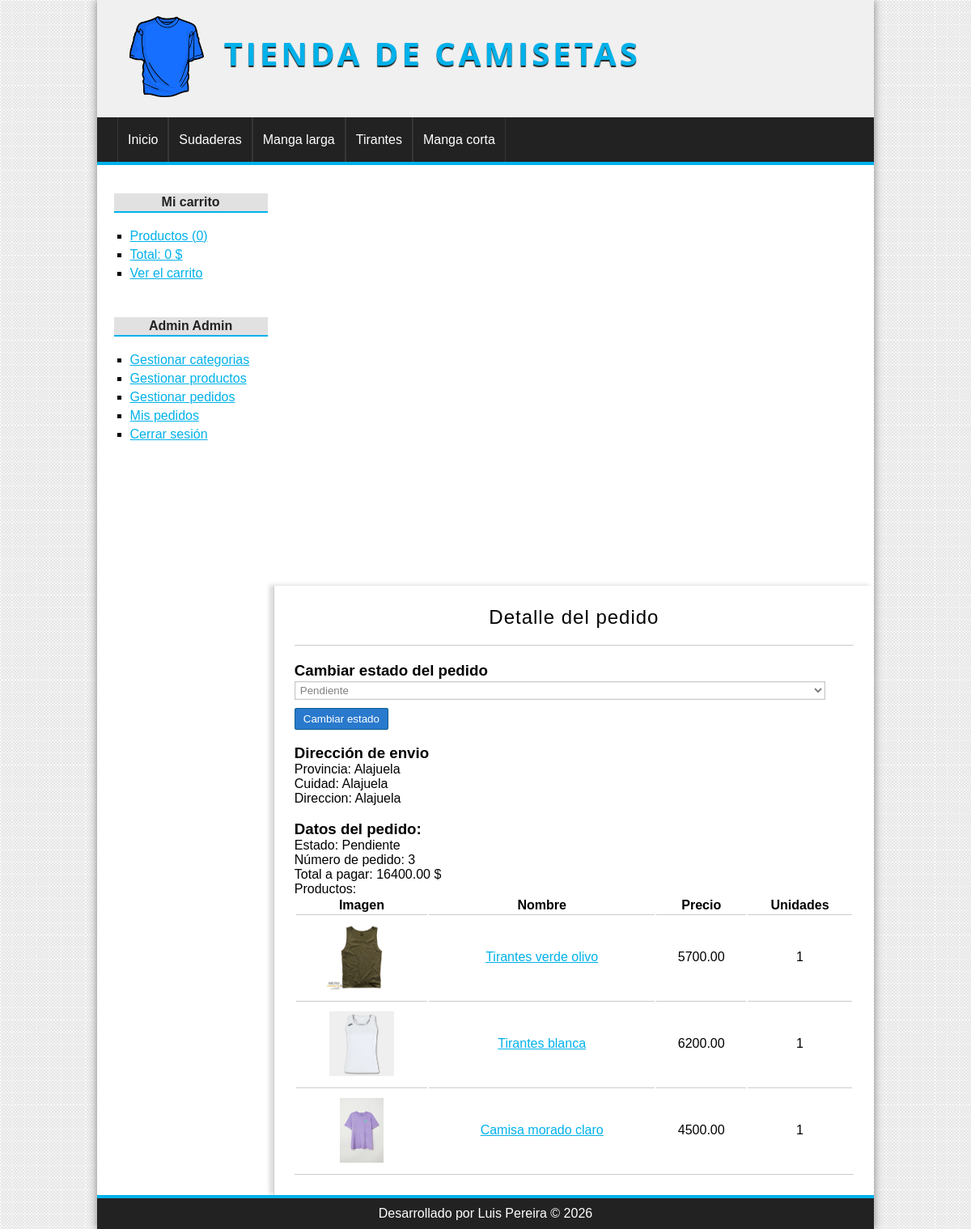
/pedido/detalle&id=3 (signed in), run on the app's committed database.
### tables this page shows
CREATE TABLE IF NOT EXISTS `categorias` (
  `id` int NOT NULL AUTO_INCREMENT,
  `nombre` varchar(100) NOT NULL,
  PRIMARY KEY (`id`)
);

CREATE TABLE IF NOT EXISTS `pedidos` (
  `id` int NOT NULL AUTO_INCREMENT,
  `usuario_id` int NOT NULL,
  `provincia` varchar(100) NOT NULL,
  `localidad` varchar(100) NOT NULL,
  `direccion` varchar(255) NOT NULL,
  `coste` float(200,2) NOT NULL,
  `estado` varchar(20) NOT NULL,
  `fecha` date DEFAULT NULL,
  `hora` time DEFAULT NULL,
  PRIMARY KEY (`id`),
  KEY `fk_pedido_usuario` (`usuario_id`)
);

CREATE TABLE IF NOT EXISTS `lineas_pedidos` (
  `id` int NOT NULL AUTO_INCREMENT,
  `pedido_id` int NOT NULL,
  `producto_id` int NOT NULL,
  `unidades` int NOT NULL,
  PRIMARY KEY (`id`),
  KEY `fk_linea_pedido` (`pedido_id`),
  KEY `fk_linea_producto` (`producto_id`)
);

CREATE TABLE IF NOT EXISTS `productos` (
  `id` int NOT NULL AUTO_INCREMENT,
  `categoria_id` int NOT NULL,
  `nombre` varchar(100) NOT NULL,
  `descripcion` text,
  `precio` float(100,2) NOT NULL,
  `stock` int NOT NULL,
  `oferta` varchar(2) DEFAULT NULL,
  `fecha` date NOT NULL,
  `imagen` varchar(255) DEFAULT NULL,
  PRIMARY KEY (`id`),
  KEY `fk_producto_categoria` (`categoria_id`)
);

### config/db.php (called while the page is built, shortened)
<?php
class Database{
	public static function connect(){
		$config = [
			'host' => 'localhost',
			'user' => 'root',
			'pass' => '',
			'name' => 'tienda_master'
		];
		$db = new mysqli($config['host'], $config['user'], $config['pass'], $config['name']);
		$db->query("SET NAMES 'utf8'");
		return $db;
	}
}

### helpers/utils.php (called while the page is built, shortened)
<?php
class Utils{
	public static function showCategorias(){
		require_once 'models/categoria.php';
		$categoria = new Categoria();
		$categorias = $categoria->getAll();
		return $categorias;
	}
	public static function showStatus($status){
		$value = 'Pendiente';
		if($status == 'confirm'){
			$value = 'Pendiente';
		}elseif($status == 'preparation'){
			$value = 'En preparación';
		}elseif($status == 'ready'){
			$value = 'Preparado para enviar';
		}elseif($status = 'sended'){
			$value = 'Enviado';
		}
		return $value;
	}
}

### models/categoria.php (called while the page is built, shortened)
<?php
class Categoria{
	private $db;
	public function __construct() {
		$this->db = Database::connect();
	}
	public function getAll(){
		$categorias = $this->db->query("SELECT * FROM categorias ORDER BY id DESC;");
		return $categorias;
	}
}

### models/pedido.php (called while the page is built, shortened)
<?php
class Pedido{
	private $id;
	private $db;
	public function __construct() {
		$this->db = Database::connect();
	}
	function getId() {
		return $this->id;
	}
	function setId($id) {
		$this->id = $id;
	}
	public function getOne(){
		$producto = $this->db->query("SELECT * FROM pedidos WHERE id = {$this->getId()}");
		return $producto->fetch_object();
	}
	public function getProductosByPedido($id){
		$sql = "SELECT pr.*, lp.unidades FROM productos pr "
				. "INNER JOIN lineas_pedidos lp ON pr.id = lp.producto_id "
				. "WHERE lp.pedido_id={$id}";
		$productos = $this->db->query($sql);
		return $productos;
	}
}

### views/pedido/detalle.php (the view, shortened to what this page needs)
<h1>Detalle del pedido</h1>
<?php if (isset($pedido)): ?>
		<?php if(isset($_SESSION['admin'])): ?>
			<h3>Cambiar estado del pedido</h3>
			<form action="<?=base_url?>pedido/estado" method="POST">
				<select name="estado">
					<option value="confirm" <?=$pedido->estado == "confirm" ? 'selected' : '';?>>Pendiente</option>
				</select>
				<input type="submit" value="Cambiar estado" />
			</form>
			<br/>
		<?php endif; ?>
		<h3>Dirección de envio</h3>
		Provincia: <?= $pedido->provincia ?>   <br/>
		Cuidad: <?= $pedido->localidad ?> <br/>
		Direccion: <?= $pedido->direccion ?>   <br/><br/>
		<h3>Datos del pedido:</h3>
		Estado: <?=Utils::showStatus($pedido->estado)?> <br/>
		Número de pedido: <?= $pedido->id ?>   <br/>
		Total a pagar: <?= $pedido->coste ?> $ <br/>
		Productos:
		<table>
			<tr>
				<th>Imagen</th>
				<th>Nombre</th>
				<th>Precio</th>
				<th>Unidades</th>
			</tr>
			<?php while ($producto = $productos->fetch_object()): ?>
				<tr>
					<td>
						<?php if ($producto->imagen != null): ?>
							<img src="<?= base_url ?>uploads/images/<?= $producto->imagen ?>" class="img_carrito" />
						<?php else: ?>
							<img src="<?= base_url ?>assets/img/camiseta.png" class="img_carrito" />
						<?php endif; ?>
					</td>
					<td>
						<a href="<?= base_url ?>producto/ver&id=<?= $producto->id ?>"><?= $producto->nombre ?></a>
					</td>
					<td>
						<?= $producto->precio ?>
					</td>
					<td>
						<?= $producto->unidades ?>
					</td>
				</tr>
			<?php endwhile; ?>
		</table>
	<?php endif; ?>

### views/layout/header.php (shortened to what this page needs)
<!DOCTYPE HTML>
<html lang="es">
	<head>
		<link rel="stylesheet" href="<?=base_url?>assets/css/styles.css" />
	</head>
	<body>
		<div id="container">
			<header id="header">
				<div id="logo">
					<img src="<?=base_url?>assets/img/camiseta.png" alt="Camiseta Logo" />
					<a href="<?=base_url?>">
						Tienda de camisetas
					</a>
				</div>
			</header>
			<?php $categorias = Utils::showCategorias(); ?>
			<nav id="menu">
				<ul>
					<li>
						<a href="<?=base_url?>">Inicio</a>
					</li>
					<?php while($cat = $categorias->fetch_object()): ?>
						<li>
							<a href="<?=base_url?>categoria/ver&id=<?=$cat->id?>"><?=$cat->nombre?></a>
						</li>
					<?php endwhile; ?>
				</ul>
			</nav>
			<div id="content">

### assets/css/styles.css (style rules this page uses)
* { padding: 0px; margin: 0px; font-family: sans-serif, Helvetica, Arial; }
body { background: url(../img/bg.png); }
a { color: #01B1EA; }
table { text-align: center; width: 100%; border-bottom: 1px solid #ccc; }
td { border-top: 1px solid #ccc; padding: 2px; }
#container { width: 80%; margin: 0px auto; box-shadow: 0px 0px 10px gray; background: white; }
#header { height: 145px; background: #F0F0F0; }
#logo { padding: 20px; margin-left: 20px; float:left; }
#logo img { float:left; height: 100px; }
#logo a { float:left; font-size: 40px; letter-spacing: 4px; font-family: 'Open Sans', Helvetica, Arial; text-transform: uppercase; color: #01B1EA; font-weight: bold; text-decoration: none; margin-top: 18px; margin-left: 25px; text-shadow: 0px 2px 1px #222222; transition: all 300ms; }
#menu { clear:both; background: #222; color: white; height: 55px; border-bottom: 4px solid #01B1EA; }
#menu ul { list-style: none; text-decoration: none; margin: 0px auto; margin-left: 25px; }
#menu ul li { line-height: 55px; float:left; border-right: 1px solid #363636; }
#menu a { display: block; color: white; text-decoration: none; padding-left: 12px; padding-right: 12px; transition: all 300ms; }
#menu a:first-child { border-left: 1px solid #363636; }
#content { margin: 0px auto; overflow: hidden; background: white; }
label, input[type="text"], input[type="password"], input[type="email"], input[type="number"], select, textarea { display:block; width: 95%; margin-top: 2px; margin-bottom: 2px; }
input[type="text"], input[type="password"], input[type="email"], input[type="number"], select, textarea { border: 1px solid #C9C9C9; box-shadow: 0px 0px 2px #ccc inset; background: white; padding: 2px; color: gray; transition: all 300ms; }
input[type="button"], input[type="submit"], button, .button { display: block; border-radius: 2px; width: auto; padding: 5px; padding-left: 10px; padding-right: 10px; color: white; background: #2979CD; border: 1px solid #11608E; cursor:pointer; }
label, input[type="button"], input[type="submit"], button { display:block; margin-top: 10px; }
#central h1 { font-size: 24px; font-weight: normal; letter-spacing: 1px; text-align: center; border-bottom: 1px solid #ccc; margin-bottom: 20px; padding: 20px; padding-top: 0px; }
.img_carrito { height: 80px; display: block; margin:10px auto; }

### data on the page
categorias: nombre "Sudaderas"
categorias: nombre "Manga larga"
categorias: nombre "Tirantes"
categorias: nombre "Manga corta"
pedidos: estado "Pendiente", provincia "Alajuela", localidad "Alajuela", direccion "Alajuela", id "3", coste "16400.00"
lineas_pedidos: producto.imagen (picture), producto.nombre "Tirantes verde olivo", producto.precio "5700.00", unidades "1"
lineas_pedidos: producto.imagen (picture), producto.nombre "Tirantes blanca", producto.precio "6200.00", unidades "1"
lineas_pedidos: producto.imagen (picture), producto.nombre "Camisa morado claro", producto.precio "4500.00", unidades "1"

### other printed values
$stats['count'] "0"
$stats['total'] "0"
$_SESSION['identity']->nombre "Admin"
$_SESSION['identity']->apellidos "Admin"
